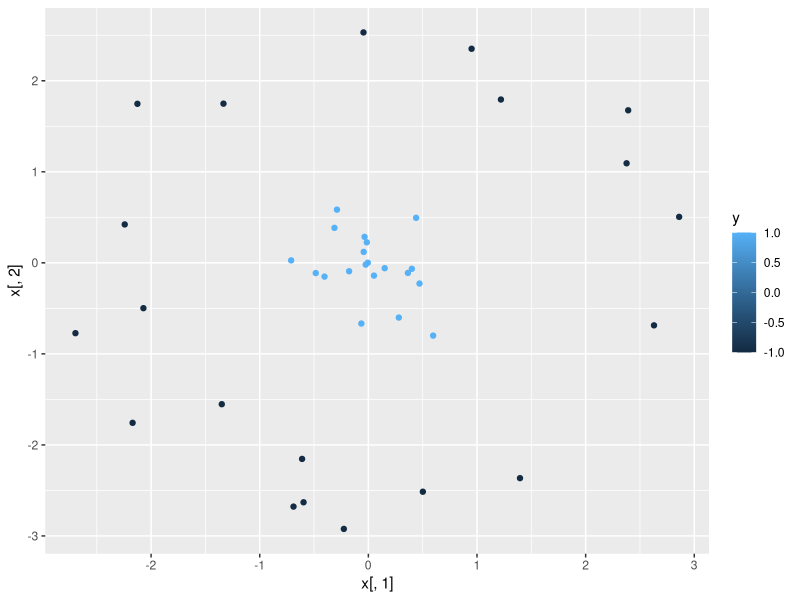

The R source for this figure:
########################################
### Kernel SVM
### Libraries: kernlab
### Discription: generate non linear separatable data and use kernal SVM to classify them.
########################################

library(kernlab)
library(ggplot2)

n = 20
r = runif(n)
a = 2*pi*runif(n)
a1 = r*sin(a)
a2 = r*cos(a)
r = 2+runif(n)
a = 2*pi*runif(n)
b1 = r*sin(a)
b2 = r*cos(a)
x = rbind(matrix(cbind(a1,a2),,2),matrix(cbind(b1,b2),,2))
y <- matrix(c(rep(1,n),rep(-1,n)))

qplot(x=x[,1], y=x[,2], color = y)

ksvm1 <- ksvm(x=x, y=y, kernel = "rbfdot")
predict(ksvm1)
